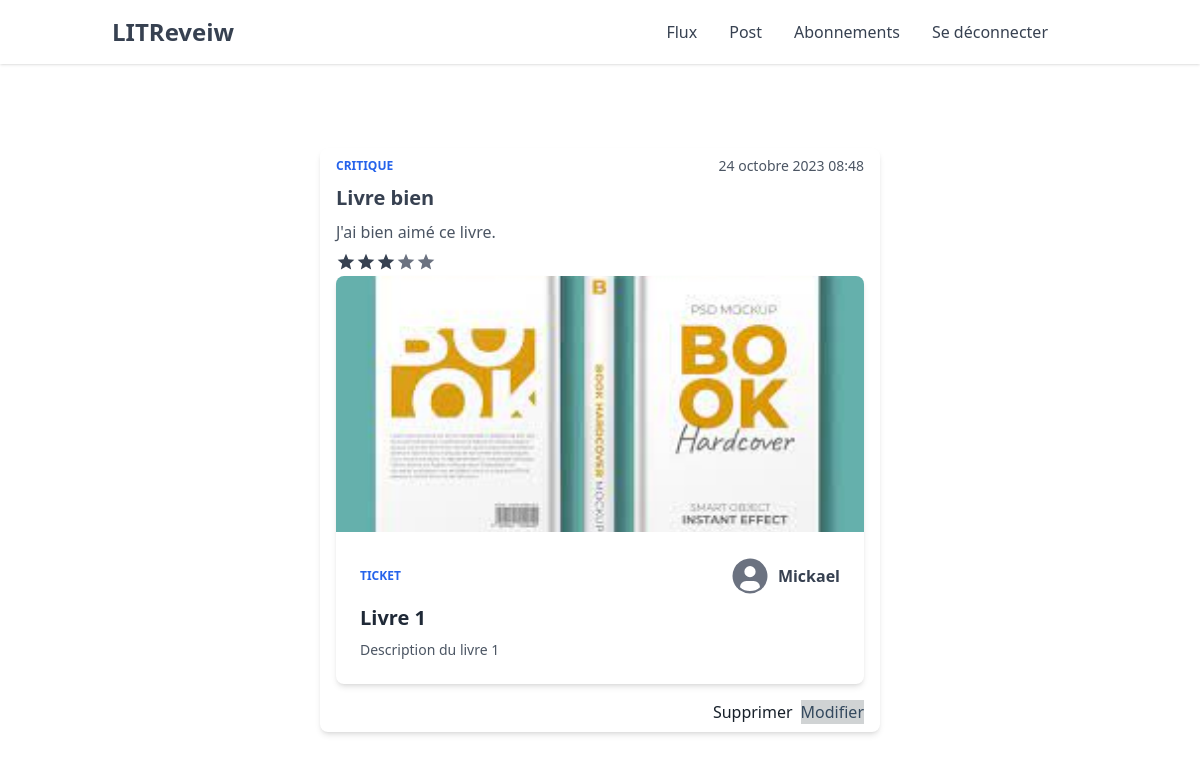
/post/ (signed in), run on the app's committed database.
### review/models.py (models this page shows)
class Review(models.Model):
    headline = models.CharField(max_length=128)
    body = models.TextField(max_length=8192, blank=True)
    rating = models.PositiveSmallIntegerField(
        validators=[MaxValueValidator(5), MinValueValidator(1)]
    )
    time_created = models.DateTimeField(auto_now_add=True)
    id_user = models.ForeignKey(settings.AUTH_USER_MODEL, on_delete=models.CASCADE)
    id_ticket = models.ForeignKey("ticket.Ticket", on_delete=models.CASCADE)

### ticket/models.py (models this page shows, shortened)
class Ticket(models.Model):
    title = models.CharField(max_length=128)
    description = models.TextField(max_length=2048, blank=True)
    image = models.ImageField(upload_to='tickets/', null=True, blank=True)
    time_created = models.DateTimeField(auto_now_add=True)
    id_user = models.ForeignKey(settings.AUTH_USER_MODEL, on_delete=models.CASCADE)

### authentication/models.py (models this page shows)
class User(AbstractUser):
    first_name = None
    last_name = None
    email = models.EmailField(null=True, blank=True)
    USERNAME_FIELD = "username"

### post/views.py (the view)
class PostPageView(View):
    template_name = "post.html"
    def get(self, request):
        tickets = Ticket.objects.filter(id_user=request.user.id)
        reviews = Review.objects.filter(id_user=request.user.id)
        message = ""
        for ticket in tickets:
            ticket.time_created = datetime.strptime(
                ticket.time_created.strftime("%H:%M, %d %B %Y"), "%H:%M, %d %B %Y"
            )
        for review in reviews:
            review.time_created = datetime.strptime(
                review.time_created.strftime("%H:%M, %d %B %Y"), "%H:%M, %d %B %Y"
            )
            review.rating_empty = range(5 - review.rating)
            review.rating = range(review.rating)
        if not tickets and not reviews:
            message = "Il n'y a pas de ticket ou de review pour le moment"
        return render(
            request,
            self.template_name,
            context={
                "tickets": tickets,
                "reviews": reviews,
                "user": request.user,
                "message": message,
            },
        )

### post/templates/post.html (shortened to what this page needs)
{% extends 'base.html' %} {% block content %}
<div class="flex flex-col items-center mb-6 gap-3">
    {% for review in reviews %}
    <div class="flex flex-col w-[35rem] px-4 py-2 bg-white rounded-lg shadow-md">
        <div class="flex items-center justify-between">
            <span class="text-xs font-bold text-blue-600 uppercase">
                Critique
            </span>
            <span class="text-sm font-light text-gray-600">
                {{ review.time_created }}
            </span>
        </div>
        <div class="mt-2">
            <a href="#" class="text-xl font-bold text-gray-700 hover:text-gray-600 hover:underline" tabindex="0"
                role="link">{{ review.headline }}</a>
            <p class="mt-2 text-gray-600">{{ review.body }}</p>
            <div class="flex mt-2 item-center">
                {% for i in review.rating %}
                <svg class="w-5 h-5 text-gray-700 fill-current" viewBox="0 0 24 24">
                    <path
                        d="M12 17.27L18.18 21L16.54 13.97L22 9.24L14.81 8.63L12 2L9.19 8.63L2 9.24L7.46 13.97L5.82 21L12 17.27Z" />
                </svg>
                {% endfor %} {% for i in review.rating_empty %}
                <svg class="w-5 h-5 text-gray-500 fill-current" viewBox="0 0 24 24">
                    <path
                        d="M12 17.27L18.18 21L16.54 13.97L22 9.24L14.81 8.63L12 2L9.19 8.63L2 9.24L7.46 13.97L5.82 21L12 17.27Z" />
                </svg>
                {% endfor %}
            </div>
        </div>
        <div class="flex flex-col w-[33rem] mt-1 overflow-hidden bg-white rounded-lg shadow-md">
            <img class="object-cover w-full h-64" src="{{ review.id_ticket.image.url }}"
                alt="Article {{ review.id_ticket.title }}" />
            <div class="p-6">
                <div>
                    <div class="flex items-center justify-between">
                        <span class="text-xs font-bold text-blue-600 uppercase">
                            Ticket
                        </span>
                        <div class="flex flex-row">
                            <div class="flex items-center">
                                <a class="font-bold text-gray-700 cursor-pointer" tabindex="0" role="link">
                                    {% if review.id_ticket.id_user == user%}Vous
                                    {%else%} {{ review.id_ticket.id_user }}
                                    {%endif%}
                                </a>
                            </div>
                        </div>
                    </div>
                    <a href="#"
                        class="block mt-2 text-xl font-bold text-gray-800 transition-colors duration-300 transform hover:text-gray-600 hover:underline"
                        tabindex="0" role="link">
                        {{ review.id_ticket.title }}
                    </a>
                    <p class="mt-2 text-sm text-gray-600">
                        {{ review.id_ticket.description }}
                    </p>
                </div>
            </div>
        </div>
        <div class="flex self-end mt-4 gap-2">
            <form method="POST" action="{% url 'delete_review' %}">
                <button class="button text-[#17202A] hover:bg-[#17202A] hover:text-white">
                    Supprimer
                </button>
            </form>
            <a class="button bg-[#D0D3D4] text-[#34495E] hover:bg-[#718093] hover:text-white"
                href="{% url 'update_review' review.id %}">Modifier</a>
        </div>
    </div>
    {% endfor %}
</div>
{% endblock content %}

### data on the page
Review: time_created "24 octobre 2023 08:48", headline "Livre bien", body "J'ai bien aimé ce livre.", rating 3 (drawn), id_ticket.image (picture), id_ticket.id_user "Mickael", id_ticket "Livre 1", id_ticket.description "Description du livre 1"
